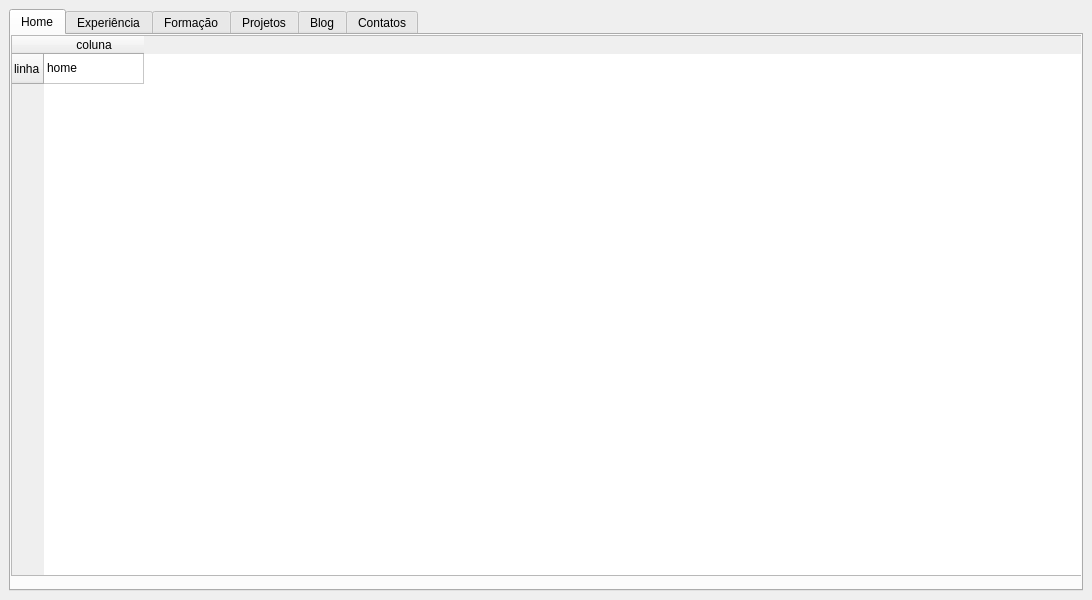
<?xml version="1.0" encoding="UTF-8"?>
<ui version="4.0">
 <class>MainWindow</class>
 <widget class="QMainWindow" name="MainWindow">
  <property name="geometry">
   <rect>
    <x>0</x>
    <y>0</y>
    <width>1090</width>
    <height>600</height>
   </rect>
  </property>
  <property name="windowTitle">
   <string>MainWindow</string>
  </property>
  <widget class="QWidget" name="centralwidget">
   <layout class="QHBoxLayout" name="horizontalLayout">
    <item>
     <widget class="QTabWidget" name="tabWidget">
      <property name="currentIndex">
       <number>0</number>
      </property>
      <widget class="QWidget" name="tab__home">
       <property name="minimumSize">
        <size>
         <width>1070</width>
         <height>0</height>
        </size>
       </property>
       <attribute name="title">
        <string>Home</string>
       </attribute>
       <widget class="QWidget" name="verticalLayoutWidget">
        <property name="geometry">
         <rect>
          <x>0</x>
          <y>0</y>
          <width>1071</width>
          <height>541</height>
         </rect>
        </property>
        <layout class="QVBoxLayout" name="verticalLayout">
         <item>
          <widget class="QTableWidget" name="tableWidget">
           <row>
            <property name="text">
             <string>linha</string>
            </property>
           </row>
           <column>
            <property name="text">
             <string>coluna</string>
            </property>
           </column>
           <item row="0" column="0">
            <property name="text">
             <string>home</string>
            </property>
           </item>
          </widget>
         </item>
        </layout>
       </widget>
      </widget>
      <widget class="QWidget" name="tab__experience">
       <attribute name="title">
        <string>Experiência</string>
       </attribute>
       <widget class="QWidget" name="verticalLayoutWidget_2">
        <property name="geometry">
         <rect>
          <x>0</x>
          <y>0</y>
          <width>1071</width>
          <height>541</height>
         </rect>
        </property>
        <layout class="QVBoxLayout" name="verticalLayout_2">
         <item>
          <widget class="QTableWidget" name="tableWidget_2">
           <row>
            <property name="text">
             <string>linha</string>
            </property>
           </row>
           <column>
            <property name="text">
             <string>coluna</string>
            </property>
           </column>
           <item row="0" column="0">
            <property name="text">
             <string>experiência</string>
            </property>
           </item>
          </widget>
         </item>
        </layout>
       </widget>
      </widget>
      <widget class="QWidget" name="tab__formation">
       <attribute name="title">
        <string>Formação</string>
       </attribute>
       <widget class="QWidget" name="verticalLayoutWidget_3">
        <property name="geometry">
         <rect>
          <x>0</x>
          <y>0</y>
          <width>1071</width>
          <height>541</height>
         </rect>
        </property>
        <layout class="QVBoxLayout" name="verticalLayout_3">
         <item>
          <layout class="QVBoxLayout" name="verticalLayout_7">
           <item>
            <widget class="QTableWidget" name="tableWidget_3">
             <row>
              <property name="text">
               <string>linha</string>
              </property>
             </row>
             <column>
              <property name="text">
               <string>coluna</string>
              </property>
             </column>
             <item row="0" column="0">
              <property name="text">
               <string>formação</string>
              </property>
             </item>
            </widget>
           </item>
          </layout>
         </item>
        </layout>
       </widget>
      </widget>
      <widget class="QWidget" name="tab__projects">
       <attribute name="title">
        <string>Projetos</string>
       </attribute>
       <widget class="QWidget" name="verticalLayoutWidget_4">
        <property name="geometry">
         <rect>
          <x>0</x>
          <y>0</y>
          <width>1071</width>
          <height>541</height>
         </rect>
        </property>
        <layout class="QVBoxLayout" name="verticalLayout_4">
         <item>
          <layout class="QVBoxLayout" name="verticalLayout_8">
           <item>
            <widget class="QTableWidget" name="tableWidget_4">
             <row>
              <property name="text">
               <string>linha</string>
              </property>
             </row>
             <column>
              <property name="text">
               <string>coluna</string>
              </property>
             </column>
             <item row="0" column="0">
              <property name="text">
               <string>projetos</string>
              </property>
             </item>
            </widget>
           </item>
          </layout>
         </item>
        </layout>
       </widget>
      </widget>
      <widget class="QWidget" name="tab__blog">
       <attribute name="title">
        <string>Blog</string>
       </attribute>
       <widget class="QWidget" name="verticalLayoutWidget_5">
        <property name="geometry">
         <rect>
          <x>0</x>
          <y>0</y>
          <width>1071</width>
          <height>541</height>
         </rect>
        </property>
        <layout class="QVBoxLayout" name="verticalLayout_5">
         <item>
          <layout class="QVBoxLayout" name="verticalLayout_9">
           <item>
            <widget class="QTableWidget" name="tableWidget_5">
             <row>
              <property name="text">
               <string>linha</string>
              </property>
             </row>
             <column>
              <property name="text">
               <string>coluna</string>
              </property>
             </column>
             <item row="0" column="0">
              <property name="text">
               <string>blog</string>
              </property>
             </item>
            </widget>
           </item>
          </layout>
         </item>
        </layout>
       </widget>
      </widget>
      <widget class="QWidget" name="tab__contacts">
       <attribute name="title">
        <string>Contatos</string>
       </attribute>
       <widget class="QWidget" name="verticalLayoutWidget_6">
        <property name="geometry">
         <rect>
          <x>0</x>
          <y>0</y>
          <width>1071</width>
          <height>541</height>
         </rect>
        </property>
        <layout class="QVBoxLayout" name="verticalLayout_6">
         <item>
          <layout class="QVBoxLayout" name="verticalLayout_10">
           <item>
            <widget class="QTableWidget" name="tableWidget_6">
             <row>
              <property name="text">
               <string>linha</string>
              </property>
             </row>
             <column>
              <property name="text">
               <string>coluna</string>
              </property>
             </column>
             <item row="0" column="0">
              <property name="text">
               <string>contatos</string>
              </property>
             </item>
            </widget>
           </item>
          </layout>
         </item>
        </layout>
       </widget>
      </widget>
     </widget>
    </item>
   </layout>
  </widget>
 </widget>
 <resources/>
 <connections/>
</ui>
